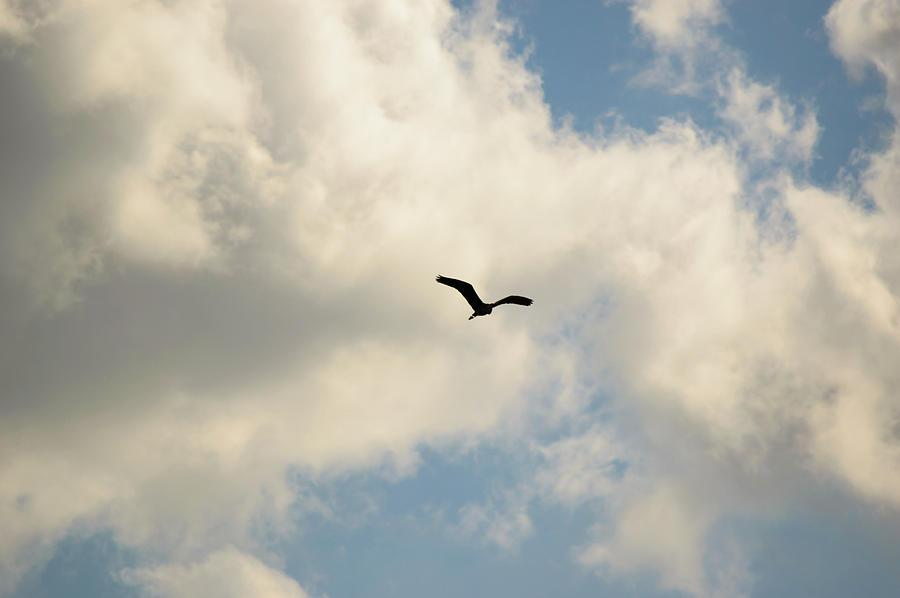
#> input picture Birds/singleBirdinsky0.jpeg, 900 x 598 px
$ python -i bird_v_drone_ml.py   (imports and definitions only)
#> lines starting #> are read from the running program, lines starting #| are printed output that depends on the picture; after the words box and inside, x2 and y2 are one past the last pixel; in counts of white or black regions, pixels touching at a corner belong together
#> further down, picture is the input picture: shape (598, 900, 3); mean B, G, R 168.5, 177.5, 177.9
"""
Bird vs Drone ML Classifier with Advanced Feature Extraction
Based on Bird-v-Drone repository approach:
- HOG (Histogram of Oriented Gradients)
- Hough Transform (with quantized edge slopes)
- Enhanced shape features
- Noise filtering pipeline
"""

import cv2
import numpy as np
import os
import pickle
from multiprocessing import Pool, cpu_count
from functools import partial

from sklearn.ensemble import RandomForestClassifier
from sklearn.preprocessing import StandardScaler
from sklearn.pipeline import make_pipeline
from skimage.feature import hog
from skimage import exposure

try:
    from . import paths
except ImportError:
    # Fallback for when run as script
    import paths

# Try to import PyTorch for GPU support
try:
    import torch
    import torch.nn as nn
    import torch.optim as optim
    import torch.nn.functional as F
    from torch.utils.data import Dataset, DataLoader
    TORCH_AVAILABLE = True
except (ImportError, OSError, Exception):
    TORCH_AVAILABLE = False

# Check for OpenCV CUDA support
try:
    cv2_cuda_available = cv2.cuda.getCudaEnabledDeviceCount() > 0
except:
    cv2_cuda_available = False


# ============================================================
# Noise Filtering Pipeline
# ============================================================

# [50 lines left out: functions apply_noise_filtering, quantize_image, not called in this run]


# ============================================================
# GPU-Accelerated Feature Extraction
# ============================================================

if TORCH_AVAILABLE:
    # [221 lines left out: functions extract_hog_features_gpu, extract_hog_features, extract_hog_from_roi, not called in this run]


# ============================================================
# Hough Transform Feature Extraction
# ============================================================

def extract_hough_features(image, contour=None, rho_resolution=1, theta_resolution=np.pi/180,
                          threshold=50, min_line_length=10, max_line_gap=5):
    """
    Extract Hough Transform features with quantized edge slopes.
    Drones typically have more straight edges (arms, body) than birds.

    Args:
        image: Input image or ROI (BGR, grayscale, or RGBA)
        contour: Optional contour to extract ROI from image
        rho_resolution: Distance resolution in pixels
        theta_resolution: Angular resolution in radians
        threshold: Minimum votes for a line
        min_line_length: Minimum line length
        max_line_gap: Maximum gap between line segments

    Returns:
        Dictionary with Hough features:
        - num_lines: Number of detected lines
        - avg_line_length: Average line length
        - straight_edge_ratio: Ratio of straight to curved edges
        - quantized_slopes: Histogram of quantized edge slopes (8 bins)
    """
#> called with rho_resolution = 1, theta_resolution = 0.0175, threshold = 50, min_line_length = 10, max_line_gap = 5
    try:
        # Extract ROI if contour provided
        if contour is not None:
            x, y, w, h = cv2.boundingRect(contour)
            padding = 5
            if len(image.shape) == 2:
                h_img, w_img = image.shape
            else:
                h_img, w_img = image.shape[:2]
            x = max(0, x - padding)
            y = max(0, y - padding)
            w = min(w_img - x, w + 2 * padding)
            h = min(h_img - y, h + 2 * padding)
            roi = image[y:y+h, x:x+w]
            if roi.size == 0:
                roi = image
        else:
            roi = image

        # Convert to grayscale - handle all formats
        if len(roi.shape) == 2:
            gray = roi.copy()  # Already grayscale
        elif roi.shape[2] == 4:
            gray = cv2.cvtColor(roi, cv2.COLOR_BGRA2GRAY)  # RGBA
        elif roi.shape[2] == 3:
            gray = cv2.cvtColor(roi, cv2.COLOR_BGR2GRAY)  # BGR
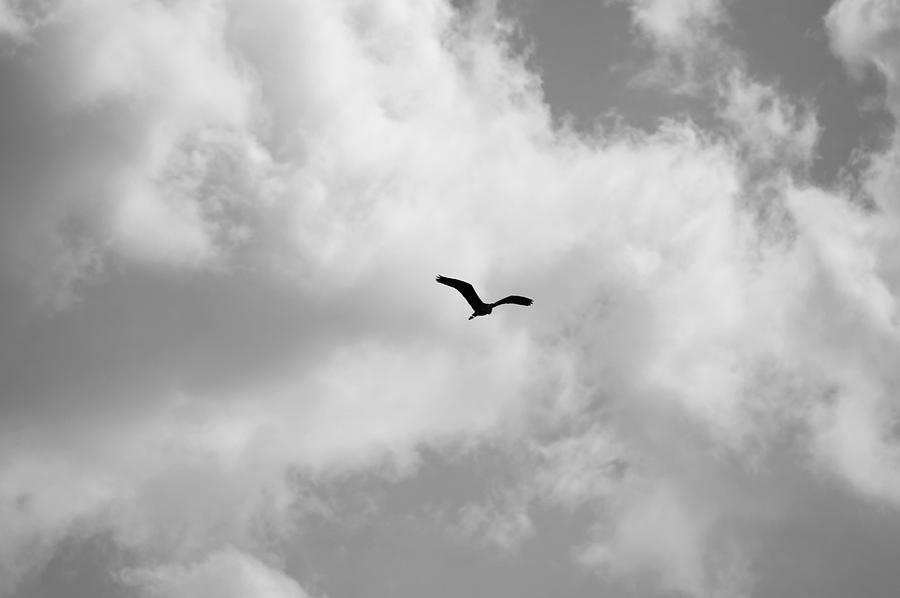
#> gray: shape (598, 900); min 0, max 253, mean 176.6
        else:
            gray = roi.copy()  # Fallback

        # Edge detection (Canny)
        edges = cv2.Canny(gray, 50, 150)
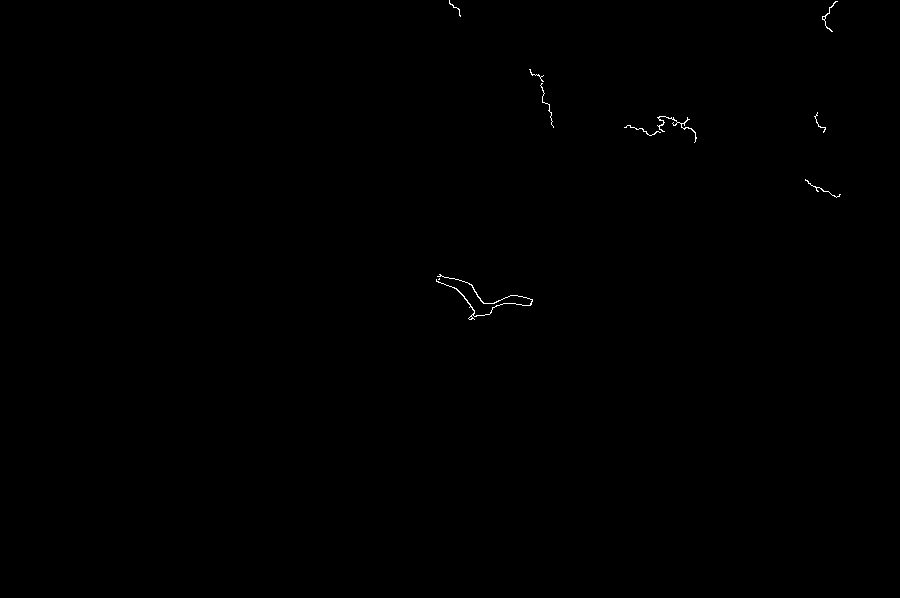
#> edges: shape (598, 900); 0.13% white in thin lines or dots, all inside (x1, y1, x2, y2) = (436, 0, 841, 320)

        # Hough Line Transform (Standard)
        lines = cv2.HoughLinesP(
            edges,
            rho=rho_resolution,
            theta=theta_resolution,
            threshold=threshold,
            minLineLength=min_line_length,
            maxLineGap=max_line_gap
        )
#> lines = None

        # Calculate features
        num_lines = 0
        line_lengths = []
        slopes = []

        if lines is not None:
            num_lines = len(lines)
            for line in lines:
                x1, y1, x2, y2 = line[0]
                length = np.sqrt((x2 - x1)**2 + (y2 - y1)**2)
                line_lengths.append(length)

                # Calculate slope (quantized)
                if x2 != x1:
                    slope = (y2 - y1) / (x2 - x1)
                    slopes.append(slope)
                else:
                    slopes.append(np.inf)  # Vertical line

        avg_line_length = np.mean(line_lengths) if line_lengths else 0.0

        # Quantize slopes into 8 bins (more weight on straight edges)
        # Bins: vertical, near-vertical, horizontal, near-horizontal, diagonal, etc.
        quantized_slopes = np.zeros(8)
        for slope in slopes:
            if np.isinf(slope):
                quantized_slopes[0] += 1  # Vertical
            elif abs(slope) < 0.2:
                quantized_slopes[1] += 1  # Near-horizontal
            elif abs(slope) > 5:
                quantized_slopes[2] += 1  # Near-vertical
            elif 0.7 < abs(slope) < 1.5:
                quantized_slopes[3] += 1  # Diagonal ±45°
            elif 0.2 <= abs(slope) < 0.7:
                quantized_slopes[4] += 1  # Shallow diagonal
            elif 1.5 <= abs(slope) <= 5:
                quantized_slopes[5] += 1  # Steep diagonal
            else:
                quantized_slopes[6] += 1  # Other

        # Normalize quantized slopes
        if num_lines > 0:
            quantized_slopes = quantized_slopes / num_lines

        # Calculate straight edge ratio (more lines = more straight edges)
        total_edge_pixels = np.sum(edges > 0)
#> total_edge_pixels = 713
        straight_edge_pixels = sum(line_lengths)
        straight_edge_ratio = straight_edge_pixels / total_edge_pixels if total_edge_pixels > 0 else 0.0
#> straight_edge_ratio = 0

        return {
            'num_lines': num_lines,
            'avg_line_length': avg_line_length,
            'straight_edge_ratio': straight_edge_ratio,
            'quantized_slopes': quantized_slopes.tolist()
        }

    except Exception as e:
        print(f"Hough feature extraction error: {e}")
        return {
            'num_lines': 0,
            'avg_line_length': 0.0,
            'straight_edge_ratio': 0.0,
            'quantized_slopes': [0.0] * 8
        }


# ============================================================
# Multiprocessing Helper Functions (Module-level for pickling)
# ============================================================

# [180 lines left out: functions _process_single_image_helper, _process_single_image_wrapper, extract_comprehensive_features, not called in this run]


# ============================================================
# PyTorch Neural Network for GPU Support
# ============================================================

if TORCH_AVAILABLE:
    class FeatureClassifierNet(nn.Module):
        """Neural Network for feature-based classification"""
        # [17 lines left out: function __init__, not called in this run]

        def forward(self, x):
            return self.network(x)


# ============================================================
# Enhanced ML Classifier with HOG + Hough + Shape Features
# ============================================================

class BirdVsDroneClassifier:
    """
    Enhanced classifier using Bird-v-Drone repository approach:
    - HOG features (Histogram of Oriented Gradients)
    - Hough Transform features (quantized edge slopes)
    - Traditional shape features (Hu moments, geometric properties)
    """

    # [765 lines left out: functions __init__, train, _process_image_file, predict, save, load, not called in this run]


# Global instance
_bird_v_drone_classifier = None

# [6 lines left out: function get_bird_v_drone_classifier, not called in this run]

>>> import cv2
>>> picture = cv2.imread('../Birds/singleBirdinsky0.jpeg')
>>> result = extract_hough_features(picture)
#> result = {'num_lines': 0, 'avg_line_length': 0, 'straight_edge_ratio': 0, 'quantized_slopes': [0, 0, 0, 0, 0, 0, 0, 0]}

$ run again, on Birds/singleBirdinsky13.jpeg
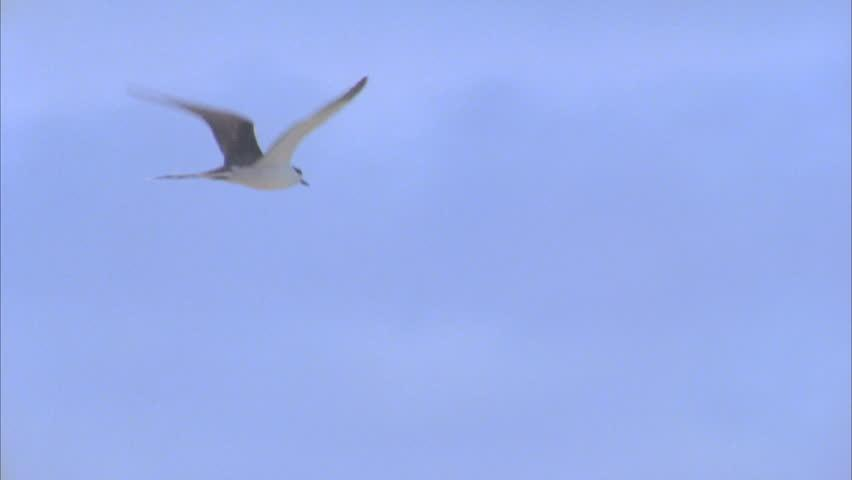
#> input picture Birds/singleBirdinsky13.jpeg, 852 x 480 px
#> picture is the input picture: shape (480, 852, 3); mean B, G, R 238.4, 175.2, 153.3
#> in extract_hough_features, `gray = cv2.cvtColor(roi, cv2.COLOR_BGR2GRAY)`:
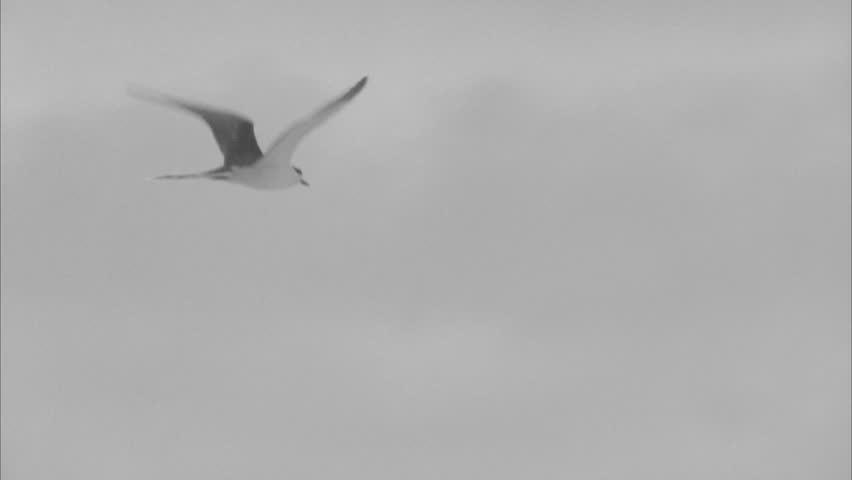
#> gray: shape (480, 852); min 66, max 194, mean 175.8
#> in extract_hough_features, `edges = cv2.Canny(gray, 50, 150)`:
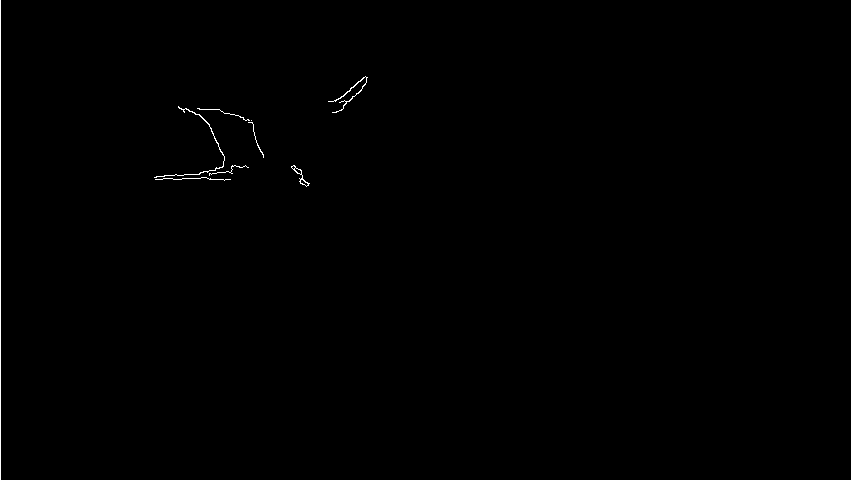
#> edges: shape (480, 852); 0.39% white in thin lines or dots
#> lines = [[851, 479, 851, 0], [0, 479, 0, 0], [154, 177, 164, 176], [182, 178, 200, 178]]
#> num_lines = 4
#> the loop in extract_hough_features, `for line in lines:` made 4 passes
#> (x1, y1, x2, y2, length, slope) on passes 3 to 4: (154, 177, 164, 176, 10.05, -0.1), (182, 178, 200, 178, 18, 0)
#> after the loop in extract_hough_features, `for line in lines:`: line_lengths = [479, 479, 10.05, 18]; slopes = [inf, inf, -0.1, 0]
#> avg_line_length = 246.5
#> the loop in extract_hough_features, `for slope in slopes:` made 4 passes
#> slope on passes 1 to 4: inf, inf, -0.1, 0
#> after the loop in extract_hough_features, `for slope in slopes:`: quantized_slopes = [2, 2, 0, 0, 0, 0, 0, 0]
#> in extract_hough_features, `quantized_slopes = quantized_slopes / num_lines`: quantized_slopes = [0.5, 0.5, 0, 0, 0, 0, 0, 0]
#> total_edge_pixels = 1583
#> straight_edge_pixels = 986
#> straight_edge_ratio = 0.623
#> result = {'num_lines': 4, 'avg_line_length': 246.5, 'straight_edge_ratio': 0.623, 'quantized_slopes': [0.5, 0.5, 0, 0, 0, 0, 0, 0]}
